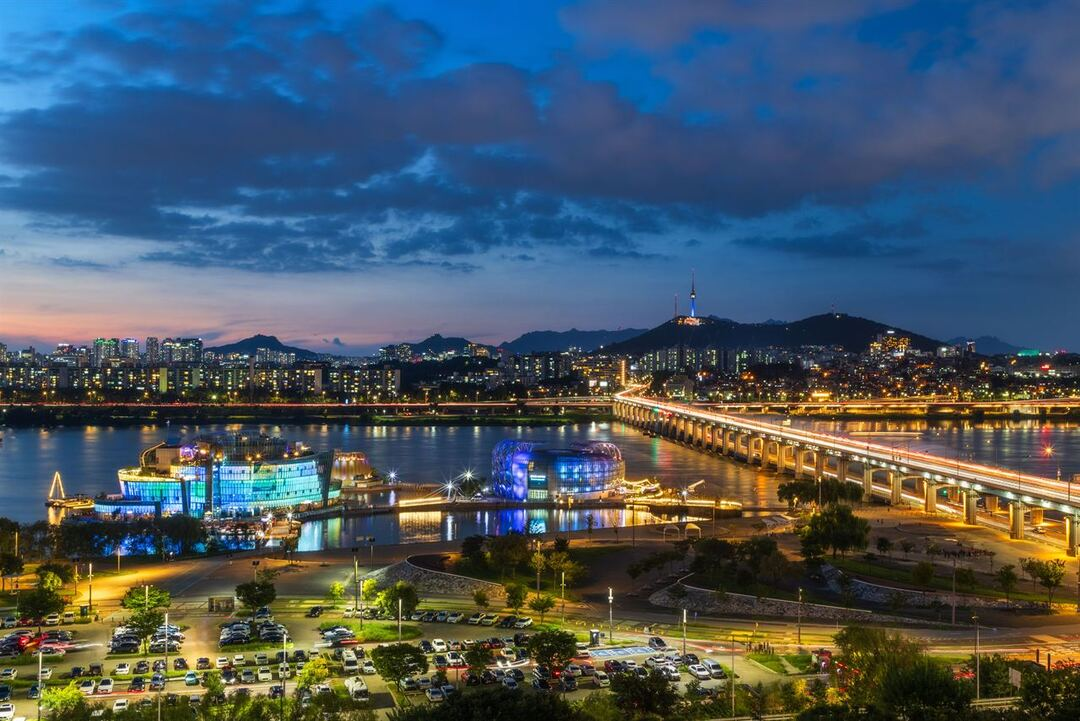
#> input picture docs/잠수교-사진/한강-전경/4062103.jpg, 1080 x 721 px
$ python -i make-festival-cards.py   (imports and definitions only)
#> lines starting #> are read from the running program, lines starting #| are printed output that depends on the picture
#> further down, picture is the input picture: PIL image 1080x721 RGB; mean R, G, B 71.2, 87.3, 99.4
#!/usr/bin/env python3
"""🃏 **축제 두세 곳을 묶어 세로 카드로 만든다** (틱톡 포토 모드 · 인스타 여러 장).

사장님 (2026-09-16):
> *"틱톡 채널을 완전 스트릿 소개 페이지처럼 활용하자.
>   서울 축제 두 개 세 개 묶어서 사진 첨부해서 이쁘게 보여 주고 링크는 스트릿으로"*

── 왜 영상이 아니라 카드인가 ───────────────────────────────────────────
  릴스(잠수교)는 **미끼**다 — 분위기만 던지고 정보는 앱이 맡는다.
  이건 **소개 페이지**다. 보는 사람이 **자기 속도로 읽어야** 한다.
  틱톡 「포토 모드」는 넘겨 가며 보므로 글이 들어가도 안 답답하다.
  · 그대로 PNG 여러 장으로 올리면 → 포토 모드
  · `--video` 를 주면 같은 카드를 이어 붙여 mp4 로도 만든다

── 🎣 **이건 미끼다. 정보판이 아니다** (사장님 2026-09-16) ──────────────
  > *"틱톡은 정보보다 감성, 예쁜 사진 등으로 미끼. 사실에 너무 얽매이지 말고
  >   책임지지 않는 추상적 표현으로 사람들을 홀린다. 책임 없게."*

  🚨 첫 판은 **표**였다 — WHEN / WHERE / PRICE 를 줄줄이 박아 놨다.
     사장님은 처음부터 *"이쁘게만 보여 주고 링크는 스트릿으로"* 라고 하셨는데
     내가 정보 카드를 만들었다. 릴스에서 네 번 반려된 것과 **똑같은 실수**다 —
     「무엇이 있는지」를 예쁘게 다듬는 것. 광고는 그걸 하는 자리가 아니다.

  → 사진이 화면의 주인이다. 글은 **홀리는 한 줄**만.
  → 남기는 사실은 **장소 이름과 날짜, 딱 둘.** 사장님 (2026-09-16):
    *"날짜 장소 정도만 남겨. 그 정도는 있어야 신뢰감 있으니."*
    · 장소 — 사진이 어디인지 말해 준다. 빼면 남의 곳 사진처럼 보인다.
    · 날짜 — 이게 없으면 홍보물이 아니라 그냥 사진첩이다.
    · 시각·프로그램·규모는 **한 자도 안 적는다.** 앱이 맡는다.

  📌 **날짜는 넓게 적는다.** 「Through October」는 하루가 밀려도 안 틀린다.
     손님을 헛걸음시키는 건 「낭만」이 아니라 「10월 4일 오후 2시」다.

── 🚨 사진은 **그 축제가 열리는 자리**의 것만 쓴다 ─────────────────────
  이 저장소가 여러 번 데인 자리다 — 비슷한 지역 남의 사진을 채워 넣으면
  화면에 엉뚱한 곳이 뜬다. 자리 사진이 없으면 **그 축제는 안 넣는다.**
  축제 자체 사진이 없어 **같은 장소**의 사진을 쓸 때는 그렇다고 적어 둔다.

── 🪪 출처 ─────────────────────────────────────────────────────────────
  공공누리 제1유형은 **출처 표시가 쓰는 조건**이다. 마지막 카드에 넣는다.
  ⚠️ 맨 아래 구석에 두지 않는다 — 틱톡·인스타가 그 자리를 덮는다.
"""
import json
import os
import shutil
import subprocess
import sys
from pathlib import Path

from PIL import Image, ImageDraw, ImageFilter, ImageFont

W, H = 1080, 1920
ROOT = Path(__file__).resolve().parent.parent
PHOTOS = ROOT / "docs"
OUT = ROOT / "cards-out"

# 🎨 가을 밤. 릴스와 같은 결로 맞춘다 — 두 채널이 한 곳처럼 보여야 한다.
INK = (14, 16, 22)          # 바탕
PANEL = (20, 23, 31)        # 글 판
ACCENT = (224, 154, 85)     # 가을 주황 — 눈길이 가야 하는 한 군데에만
TEXT = (240, 238, 234)
MUTED = (150, 158, 172)

#: 📱 위아래로 앱 UI(계정 이름·글·버튼)가 덮는 자리. 여기에는 글을 안 놓는다.
SAFE_TOP, SAFE_BOTTOM = 190, 300


# ── 📋 무엇을 올릴지 — **여기만 고치면 새 묶음이 나온다** ────────────────
#
# 🚨 `when`·`where`·`price` 는 **확인한 것만** 적는다. 애매하면 비운다.
#    날짜를 못 박으면 「Through October」처럼 **넓게** 적는다 — 하루가 밀려도 안 틀린다.
#
# `photo` 는 `docs/` 아래 실제 파일이다. 없는 사진을 적으면 바로 멈춘다.
POSTS = {
    "2026-10-서울-무료축제": {
        # 표지 — 크게 한 마디. 이게 손가락을 멈추게 하는 자리다.
        "title": ["OCTOBER", "IN SEOUL"],
        "sub": "Three things nobody tells you.",
        "cover": "잠수교-사진/한강-전경/4062103.jpg",
        # 🪪 **이 묶음에 실제로 쓴 사진의 촬영자만 적는다.**
        #    안 쓴 사람을 적는 것도 틀린 표기다 — 처음에 「두드림」을 넣어 뒀는데
        #    한 번 뺐다가 **BTS 벤치 카드를 넣으면서 다시 넣었다**(2708760 촬영자).
        #    표지 4062103 정규진 · 잠수교 3537888 서문교 · 서울숲 3098337 임태원 ·
        #    BTS 벤치 2708760 두드림.
        "credit": ("출처 : ⓒ한국관광콘텐츠랩\n"
                   "촬영 : 정규진 · 서문교 · 임태원 · 두드림"),
        "items": [
            {
                # `place` — 어디인지. 이건 사진이 남의 곳처럼 보이지 않게 하는 닻이다.
                # `line`  — 홀리는 말. 분위기다. 사실을 말하는 자리가 아니다.
                # `when`  — **작게** 한 줄. 사장님 (2026-09-16):
                #           *"날짜 장소 정도만 남겨. 그 정도는 있어야 신뢰감 있으니."*
                #           🚨 넓게 적는다. 「10월 4일 오후 2시」로 적으면 틀릴 수 있고,
                #              틀리면 손님이 헛걸음한다. 정확한 날짜는 앱이 맡는다.
                # 사장님이 직접 고치셨다 (2026-09-16): *"환상적인 조명과 분수"*
                # 내가 쓴 「The bridge empties.」(다리가 비워집니다)는 버렸다 —
                # **비워지는 것**을 말하고 있었다. 사장님은 **채워지는 것**을 말한다.
                "place": "JAMSUGYO BRIDGE",
                "line": ["Magical lights and fountains.", "The river lights up."],
                "when": "Every Sunday · through October",
                "photo": "잠수교-사진/달빛-야경/3537888.jpg",
                "note": "잠수교 축제 사진은 갤러리에 없다 — 같은 자리 실사",
            },
            {
                # 사장님이 직접 고치셨다 (2026-09-16): *"황금빛으로 물든 공원 / 가을의 파란하늘"*
                #
                # 🚨 **사진 하늘이 하얗다고 사진을 바꾸지 않는다.**
                #    내가 파란 하늘이 나온 3098336 으로 갈아 끼웠더니 사장님이 되돌리셨다:
                #      *"그런 팩트 상관없어. 보는 차이니."*
                #    광고 문구는 **사진 설명이 아니다.** 「가을의 파란 하늘」은 손님 머릿속에
                #    떠올리게 하는 말이지, 이 사진을 묘사하는 말이 아니다.
                #    📌 사진은 **그림이 좋은 것**으로 고른다. 글에 맞추느라 좋은 사진을
                #       버리면 손해다 — 손가락을 멈추게 하는 건 글이 아니라 그림이다.
                #    (영상에서 이미 정한 선이다 — `docs/잠수교-릴스-대본.md` 의
                #     *"사진하고 틀리다고 고소하냐고"*.)
                "place": "SEOUL FOREST",
                "line": ["A park washed in gold.", "Under an autumn blue sky."],
                "when": "Through October",
                "photo": "서울숲-사진/가을/3098337.jpg",
                "note": "박람회 사진은 갤러리에 없다 — 같은 자리(서울숲) 실사",
            },
            {
                # 사장님 (2026-09-16): *"비티에스 벤치도 언급해"*
                # 축제가 아니라 **장소**다. 그래도 넣는다 — 외국 손님에게는 축제보다 세다.
                # 이 묶음은 「10월의 서울」이지 「10월의 축제」가 아니다.
                #
                # 📜 **명판에 실제로 새겨진 글자를 그대로 옮겼다.**
                #    사진(2708760)에 「우린 서로의 야경 / 서로의 달 — RM」이라고 찍혀 있다.
                #    지어낸 말이 아니라 **현장에 있는 글**이다 — 여기는 분위기 자리가 아니라
                #    인용이므로 한 자도 바꾸지 않는다.
                # ⚠️ 노래 제목·앨범은 안 적는다. 명판에 없다.
                #
                # 🚩 **이건 결정이 끝난 것이다. 다시 붙들지 말 것.**
                #    내가 「2021년 사진이라 지금도 있는지 모른다」며 카드를 빼자고 했다.
                #    사장님: *"장소 날짜 정도지."* → **그대로 간다.**
                #    카드가 말하는 것은 **장소와 날짜뿐**이고, 위치를 못 박지 않았다.
                #    사진도 명판이 실제로 찍힌 관광공사 실사다. 지어낸 것이 하나도 없다.
                #    📌 「정확도」는 **손님이 보고 움직이는 것**(날짜·요일·값·주소)에 쓰는 잣대다.
                #       여기에 그 잣대를 들이대면 아무 카드도 못 만든다.
                "place": "BTS BENCH · SEOUL FOREST",
                "line": ['"Each other\'s night view,', 'each other\'s moon."', "— RM"],
                "when": "Any day · free",
                "photo": "서울숲-사진/가을/2708760.jpg",
                "note": "서울숲 BTS 가사 명판 (촬영 두드림)",
            },
        ],
    },

    # ── 🏯 한 곳을 깊게 (사장님 2026-09-16: *"디테일 살려 한개씩 가자 중요한 관광지인데"*)
    #
    # 위 묶음은 「여러 곳 맛보기」다. 이건 **한 곳을 여러 장으로** 보여 준다.
    # 남산골한옥마을은 갤러리에 **40장**이 있다 — 한 장으로 보여 주기 아깝다.
    # 계정에도 이쪽이 낫다: 한 곳씩 쌓이면 나중에 **서울 관광지 도감**이 된다.
    # 맛보기 묶음은 지나가면 남는 게 없다.
    #
    # ⚠️ 카드마다 날짜를 되풀이하지 않는다 — `when` 을 비우면 그 줄을 건너뛴다.
    #    한 곳짜리 묶음에서는 **표지에만** 적는 게 읽힌다.
    "2026-10-남산골한옥마을": {
        "title": ["OLD SEOUL", "STILL STANDING"],
        "sub": "Right behind the shopping streets.",
        # 🖼️ 표지는 **이 묶음의 주장**이다 — 한옥 마을 뒤로 도심 스카이라인이 통째로 들어온다.
        #    「서울 한복판에 옛 마을이 있다」를 한 장으로 말한다.
        "cover": "남산골한옥마을-사진/1004301.jpg",
        "credit": ("출처 : ⓒ한국관광콘텐츠랩\n"
                   "촬영 : 한국관광공사 김지호 · 최린"),
        "items": [
            {
                "place": "NAMSANGOL HANOK VILLAGE",
                "line": ["Still water.", "The tower watching over it."],
                "when": "Jung-gu, Seoul · year-round",
                "photo": "남산골한옥마을-사진/3037862.jpg",
                "note": "정자·연못 뒤로 남산서울타워 (최린, 2023)",
            },
            {
                "place": "THE ALLEYS",
                "line": ["Lanterns over the wall.", "The city hums behind it."],
                "when": "",
                "photo": "남산골한옥마을-사진/1807986.jpg",
                "note": "기와지붕·돌담·청사초롱, 뒤로 현대 건물 (김지호)",
            },
            {
                "place": "THE COURTYARD",
                "line": ["Where the city", "stops for a moment."],
                "when": "",
                "photo": "남산골한옥마을-사진/3037861.jpg",
                "note": "너른 마당과 정자 (최린, 2023)",
            },
        ],
    },
}

LINK = "korea-street.com"
LINK_SUB = "Free · 12 languages · no sign-up"

LATIN = [
    "/usr/share/fonts/truetype/dejavu/DejaVuSans-Bold.ttf",
    "/usr/share/fonts/truetype/liberation/LiberationSans-Bold.ttf",
    "/usr/share/fonts/truetype/freefont/FreeSansBold.ttf",
]
LATIN_THIN = [
    "/usr/share/fonts/truetype/dejavu/DejaVuSans.ttf",
    "/usr/share/fonts/truetype/liberation/LiberationSans.ttf",
    "/usr/share/fonts/truetype/freefont/FreeSans.ttf",
]
# 🇰🇷 한글이 든 글꼴이 따로 필요하다 — DejaVu 에는 한글이 한 자도 없다(네모로 찍힌다).
HANGUL = [
    "/usr/share/fonts/truetype/nanum/NanumGothic.ttf",
    "/usr/share/fonts/opentype/noto/NotoSansCJK-Bold.ttc",
    "/usr/share/fonts/truetype/wqy/wqy-zenhei.ttc",
    "/usr/share/fonts/opentype/unifont/unifont_jp.otf",
]


# [35 lines left out: functions font, fit, draw_lines, not called in this run]


def fill_blur(im):
    """흐린 배경 — 사진을 화면에 꽉 채우도록 키운 뒤 뭉개고 어둡게 깐다.

    ⚠️ 우리 사진은 대부분 가로(3:2)다. 세로 9:16 으로 **자르면 70%가 날아간다.**
    릴스에서 쓴 방법을 그대로 가져왔다 — **한 점도 안 버리고** 화면은 꽉 찬다.
    """
    r = max(W / im.width, H / im.height)
#> r = 2.66
    bg = im.resize((round(im.width * r) + 2, round(im.height * r) + 2), Image.LANCZOS)
    x, y = (bg.width - W) // 2, (bg.height - H) // 2
#> x = 899; y = 1
    bg = bg.crop((x, y, x + W, y + H)).filter(ImageFilter.GaussianBlur(44))
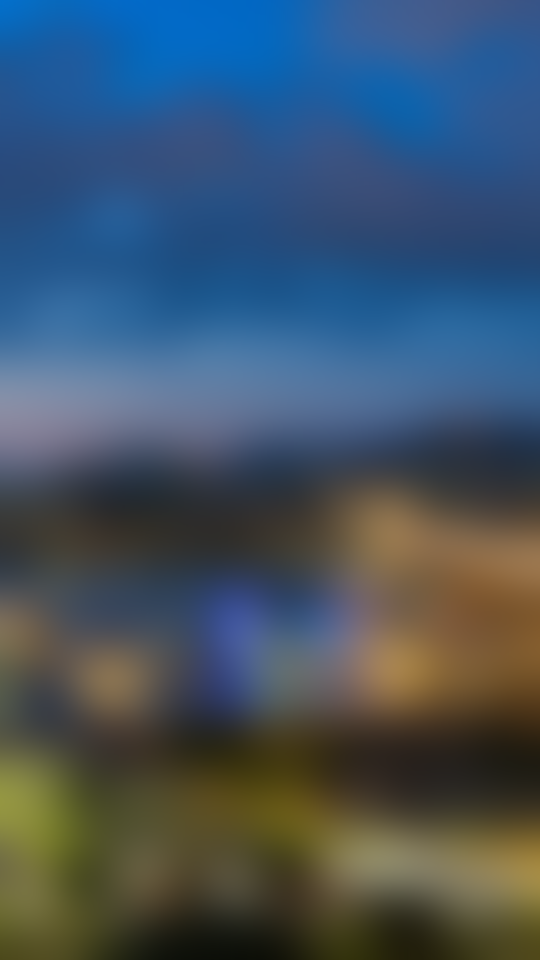
#> bg: PIL image 1080x1920 RGB (shown at 1/2 size); mean R, G, B 65.2, 83.8, 100.3
    return Image.blend(bg, Image.new("RGB", (W, H), INK), 0.58)
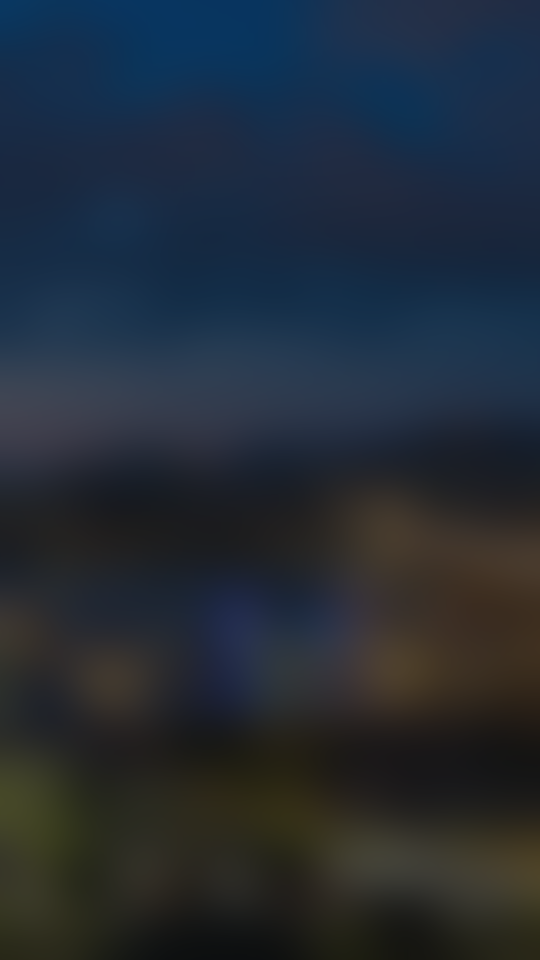
#> returned value: PIL image 1080x1920 RGB (shown at 1/2 size); mean R, G, B 35, 44, 54.4


# [23 lines left out: functions photo_band, fade_into_panel, not called in this run]


def rule(d, y, x0=80, x1=W - 80, fill=(52, 58, 70)):
    d.line([(x0, y), (x1, y)], fill=fill, width=2)


# ── 카드 세 종류 ────────────────────────────────────────────────────────

# [179 lines left out: functions cover_card, shadowed, item_card, closing_card, build, stitch and 1 more, not called in this run]


# [2 lines not run here, left out]

>>> from PIL import Image
>>> picture = Image.open('../docs/잠수교-사진/한강-전경/4062103.jpg')
>>> result = fill_blur(picture)

$ run again, on docs/잠수교-사진/한강-전경/2907707.jpg
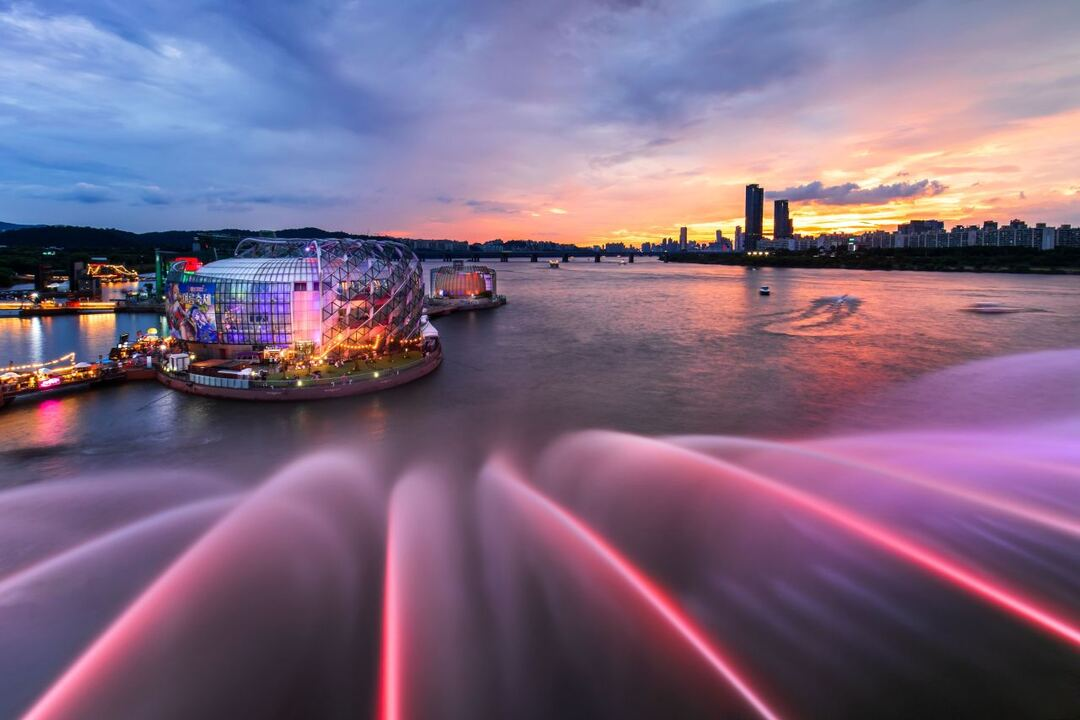
#> input picture docs/잠수교-사진/한강-전경/2907707.jpg, 1080 x 720 px
#> picture is the input picture: PIL image 1080x720 RGB; mean R, G, B 125.6, 103.1, 129
#> in fill_blur, `bg = bg.crop((x, y, x + W, y + H)).filter(ImageFilter.GaussianBlur(44))`:
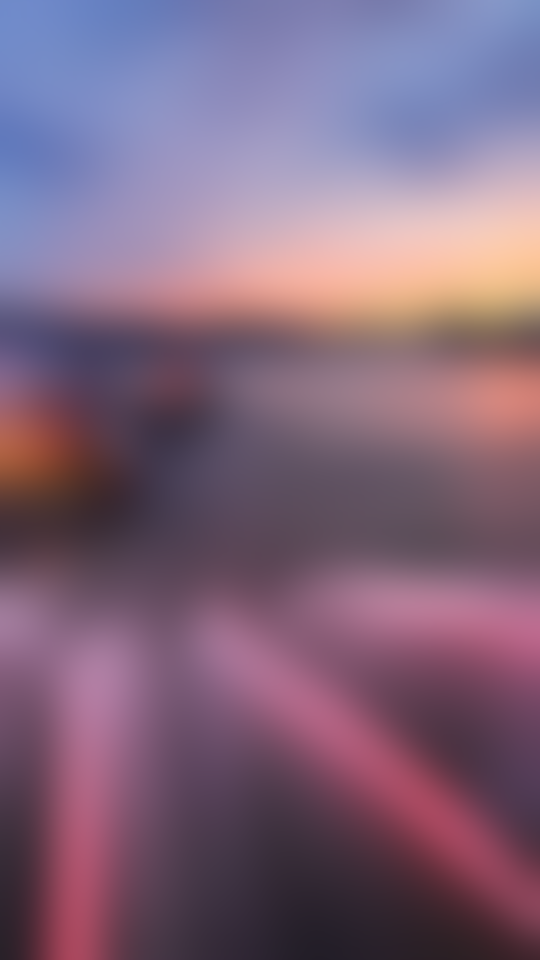
#> bg: PIL image 1080x1920 RGB (shown at 1/2 size); mean R, G, B 128.3, 101.6, 124.5
#> in fill_blur, `return Image.blend(bg, Image.new("RGB", (W, H), INK), 0.58)`:
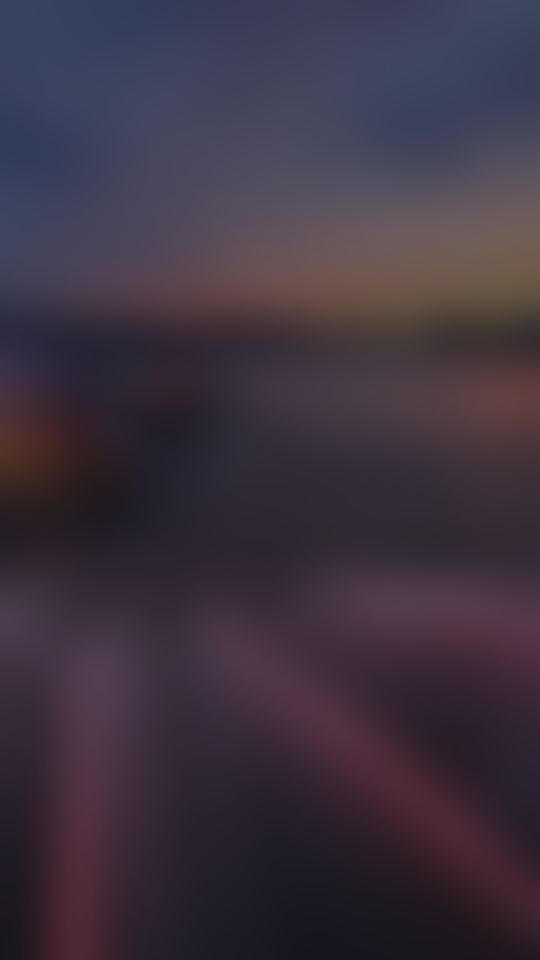
#> returned value: PIL image 1080x1920 RGB (shown at 1/2 size); mean R, G, B 61.5, 51.5, 64.5

$ run again, on docs/잠수교-사진/한강-전경/4062102.jpg
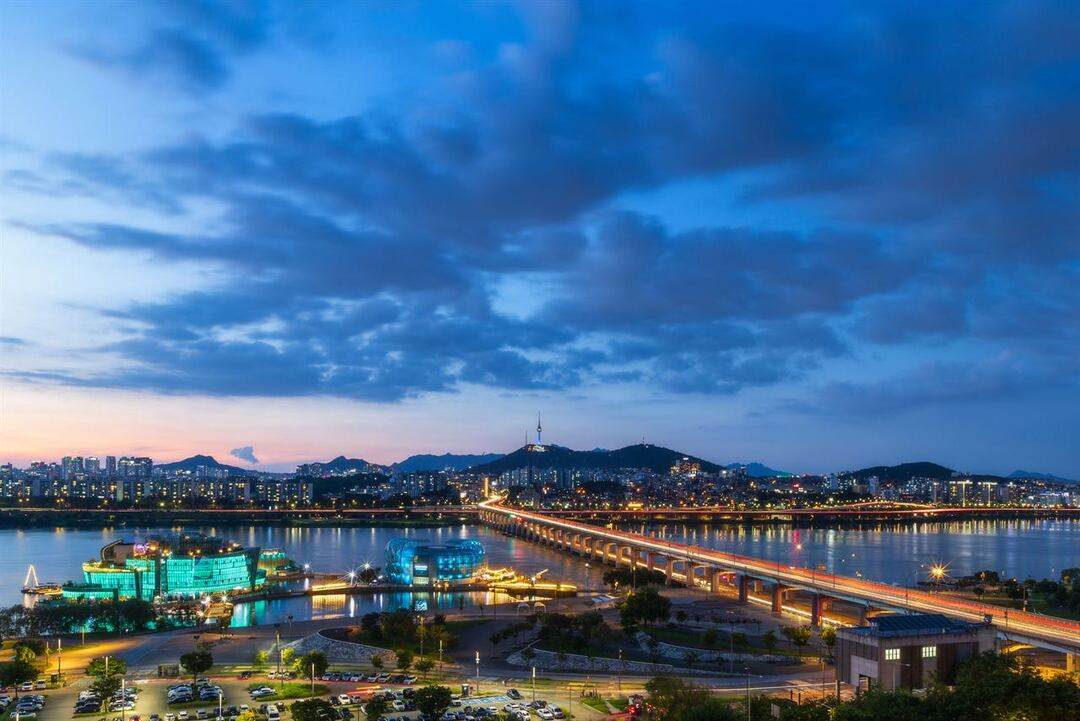
#> input picture docs/잠수교-사진/한강-전경/4062102.jpg, 1080 x 721 px
#> picture is the input picture: PIL image 1080x721 RGB; mean R, G, B 70.9, 110.7, 151.1
#> in fill_blur, `bg = bg.crop((x, y, x + W, y + H)).filter(ImageFilter.GaussianBlur(44))`:
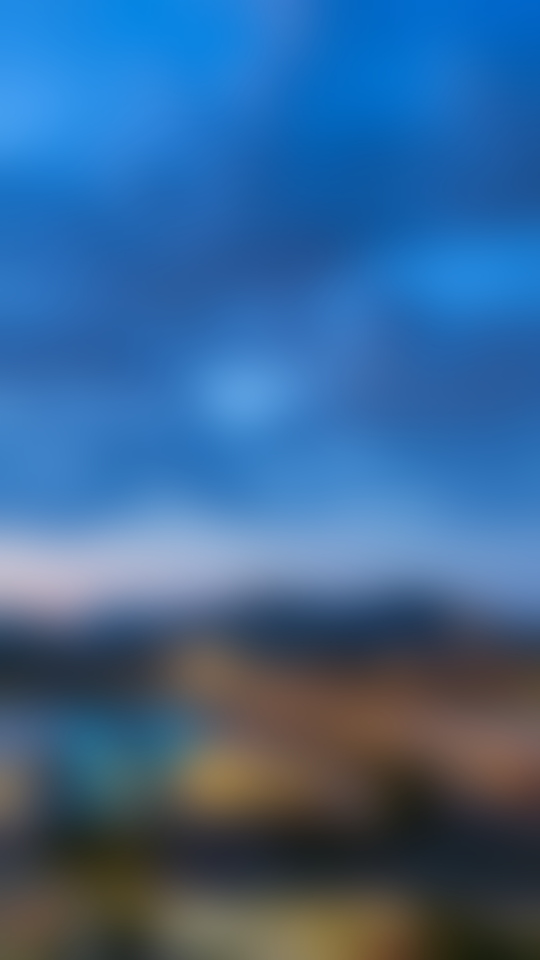
#> bg: PIL image 1080x1920 RGB (shown at 1/2 size); mean R, G, B 58.8, 101.5, 146
#> in fill_blur, `return Image.blend(bg, Image.new("RGB", (W, H), INK), 0.58)`:
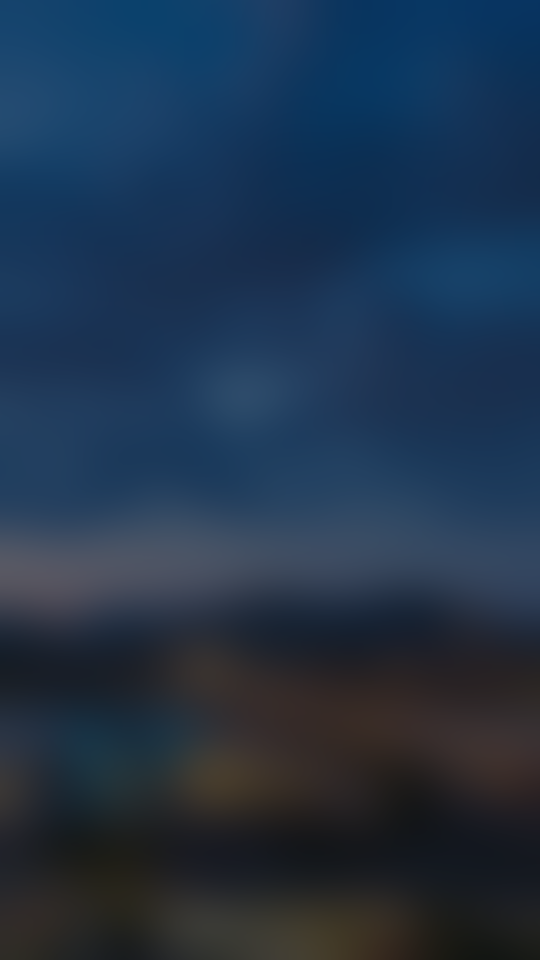
#> returned value: PIL image 1080x1920 RGB (shown at 1/2 size); mean R, G, B 32.3, 51.4, 73.6
